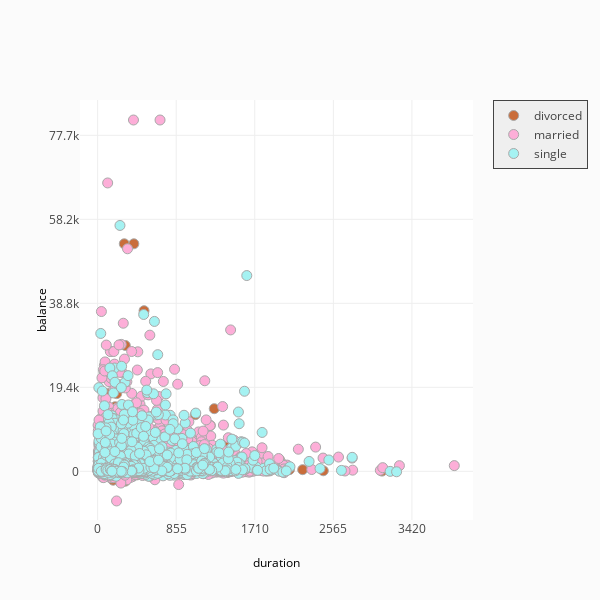

The cell this chart's notebook holds for it:
### Code cell
# Notice how divorced have a considerably low amount of balance.
fig = ff.create_facet_grid(
    df,
    x='duration',
    y='balance',
    color_name='marital',
    show_boxes=False,
    marker={'size': 10, 'opacity': 1.0},
    colormap={'single': 'rgb(165, 242, 242)', 'married': 'rgb(253, 174, 216)', 'divorced': 'rgba(201, 109, 59, 0.82)'}
)

iplot(fig, filename='facet - custom colormap')

### Figure 1 — Plotly figure (JSON) as saved in the notebook; plotly's stock layout.template omitted (floating-point values rounded to 4 significant figures; data arrays with more than 128 entries replaced by an {"elided": "..."} marker saying what was removed)
{"data": [{"marker": {"color": "rgb(201, 109, 59)", "line": {"color": "darkgrey", "width": 1}, "opacity": 1, "size": 10}, "mode": "markers", "name": "divorced", "type": "scatter", "uid": "e36fbdc4-b83e-4713-988f-f278c01b8ebb", "x": {"elided": "1175 int values"}, "xaxis": "x", "y": {"elided": "1175 int values"}, "yaxis": "y"}, {"marker": {"color": "rgb(253, 174, 216)", "line": {"color": "darkgrey", "width": 1}, "opacity": 1, "size": 10}, "mode": "markers", "name": "married", "type": "scatter", "uid": "22c5ae39-3e8a-47b7-aa77-e19a7be8a9e5", "x": {"elided": "5862 int values"}, "xaxis": "x", "y": {"elided": "5862 int values"}, "yaxis": "y"}, {"marker": {"color": "rgb(165, 242, 242)", "line": {"color": "darkgrey", "width": 1}, "opacity": 1, "size": 10}, "mode": "markers", "name": "single", "type": "scatter", "uid": "34d81c53-207a-41c7-a43a-6c2bcaa739bb", "x": {"elided": "3351 int values"}, "xaxis": "x", "y": {"elided": "3351 int values"}, "yaxis": "y"}], "layout": {"annotations": [{"font": {"color": "#000000", "size": 12}, "showarrow": false, "text": "duration", "textangle": 0, "x": 0.5, "xanchor": "center", "xref": "paper", "y": -0.1, "yanchor": "middle", "yref": "paper"}, {"font": {"color": "#000000", "size": 12}, "showarrow": false, "text": "balance", "textangle": -90, "x": -0.1, "xanchor": "center", "xref": "paper", "y": 0.5, "yanchor": "middle", "yref": "paper"}], "height": 600, "legend": {"bgcolor": "#efefef", "borderwidth": 1, "x": 1.05, "y": 1, "yanchor": "top"}, "paper_bgcolor": "rgb(251, 251, 251)", "showlegend": true, "title": {"text": ""}, "width": 600, "xaxis": {"anchor": "y", "domain": [0, 1], "dtick": 855, "range": [-192.0, 4085.0], "ticklen": 0, "zeroline": false}, "yaxis": {"anchor": "x", "domain": [0, 1], "dtick": 19415, "range": [-11250.0, 85830.0], "ticklen": 0, "zeroline": false}}}
